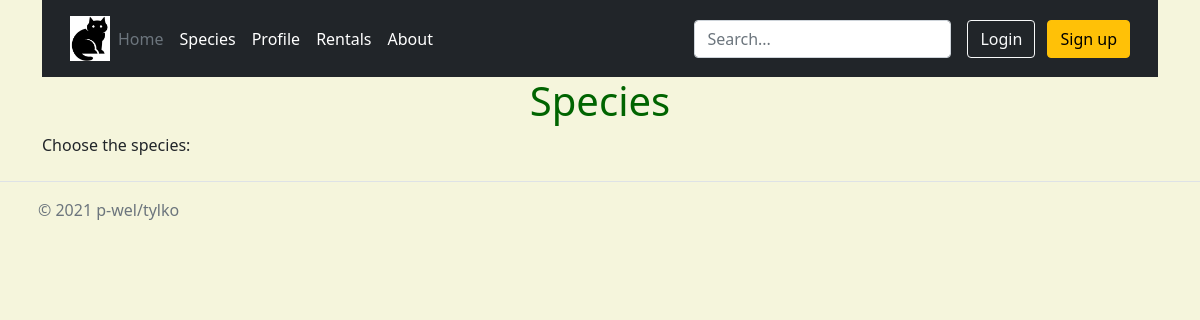
/species/, run on an earlier commit of the app's database.
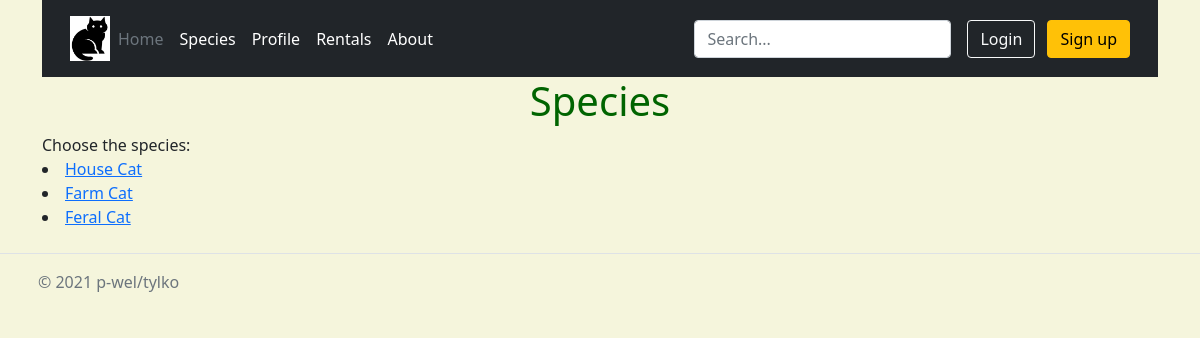
And on a later commit of the database.
### cats/models.py (models this page shows, shortened)
class Species(models.Model):
    name = models.CharField(max_length=50)
    description = models.TextField(default=None, blank=True)

### cats/views.py (the view)
# urls.py: path('species/', species_list, name="species"),
def species_list(request):
    species = Species.objects.all()
    context = {'species_list': species}
    return render(request, 'cats/species.html', context)

### cats/templates/cats/species.html (shortened to what this page needs)
<head>
</head>
{% extends 'base.html' %}
{% block content %}
    <h1>Species</h1>
    Choose the species:
        {% for species in species_list %}
            <li><a href="{% url 'cats:list' species.id %}">{{ species.name }}</a></li>
        {% endfor %}
{% endblock %}

What changed in the data, as far as the page shows it:
added Species: name "House Cat"
added Species: name "Farm Cat"
added Species: name "Feral Cat"
